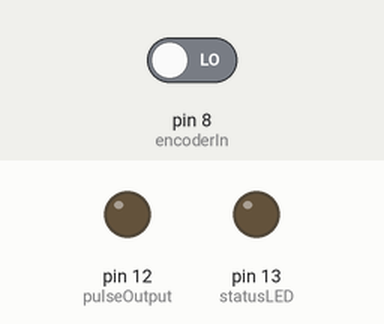
A sketch run on a simulated Arduino Uno, built with avr-gcc and run on an emulated ATmega328P. Parts: output pins drawn as LEDs (lit = HIGH). The test bench sets the inputs (shaded band); at power-on: pin 8 (encoderIn) LOW.

Above: at 1.2 s.
1.3 s: pin 8 (encoderIn) driven HIGH
At 2.5 s:
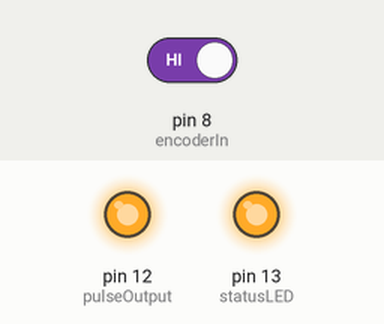
2.8 s: pin 8 (encoderIn) driven LOW
At 3.8 s:
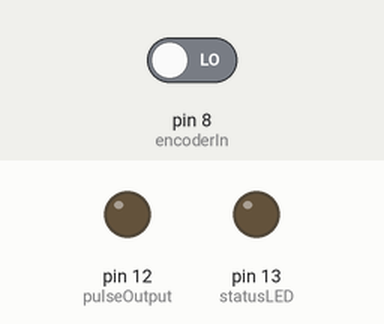
Timing chart, 0 to 5.8 s (numbered marks = the images above; inputs shaded):
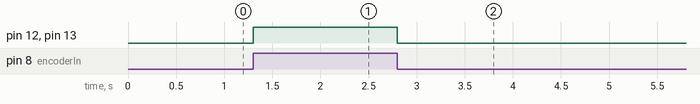

Measured:
- after the input at 1.3 s, pin 12 (pulseOutput), pin 13 (statusLED): LOW → HIGH at once
- after the input at 2.8 s, pin 12 (pulseOutput), pin 13 (statusLED): HIGH → LOW at once

The sketch:

EncoderReadTest.ino
```cpp
//// encoder declarations
//#define ENCODER_SENSOR 2
//
//void setup() {
//  Serial.begin(115200);
//  attachInterrupt(0, change_encoder_sensor, CHANGE);
//  Serial.print("Started encoder test\n");
//}
//
//void loop() {
//  // put your main code here, to run repeatedly:
//
//}
//
//void change_encoder_sensor(){
//  //encoder variables
//  byte sensorStatusB = 0;
//  sensorStatusB = digitalRead(ENCODER_SENSOR);
//  if (sensorStatusB == LOW)
//    Serial.print("B is low\n");
//
//  if (sensorStatusB == HIGH)
//    Serial.print("B is high\n");
//
//    //Serial.println(sensorStatusB);
//}


/*
-Arduino Position Encoder
-Using a generic photo-interrupter
-Basic Test Sketch 1 / June 2014
-Tested at TechNode Protolabz
-www.electroschematics.com/
*/
const int encoderIn = 8; // input pin for the interrupter
const int statusLED = 13; // Output pin for Status indicator
const int pulseOutput = 12; // Pulse output pin for external interfacing
int detectState=0; // Variable for reading the encoder status
void setup()
{
   pinMode(encoderIn, INPUT); //Set pin 8 as input
   pinMode(statusLED, OUTPUT); //Set pin 13 as output
   pinMode(pulseOutput, OUTPUT); // Set Pin 12 as output
}
void loop() {
   detectState=digitalRead(encoderIn);
   if (detectState == HIGH) { //If encoder output is high
      digitalWrite(statusLED, HIGH); //Turn on the status LED
      digitalWrite(pulseOutput,HIGH); // Give a logic-High level output
   }
   else {
      digitalWrite(statusLED, LOW); //Turn off the status LED
      digitalWrite(pulseOutput,LOW); // Give a logic-Low level output
   }
}
```
